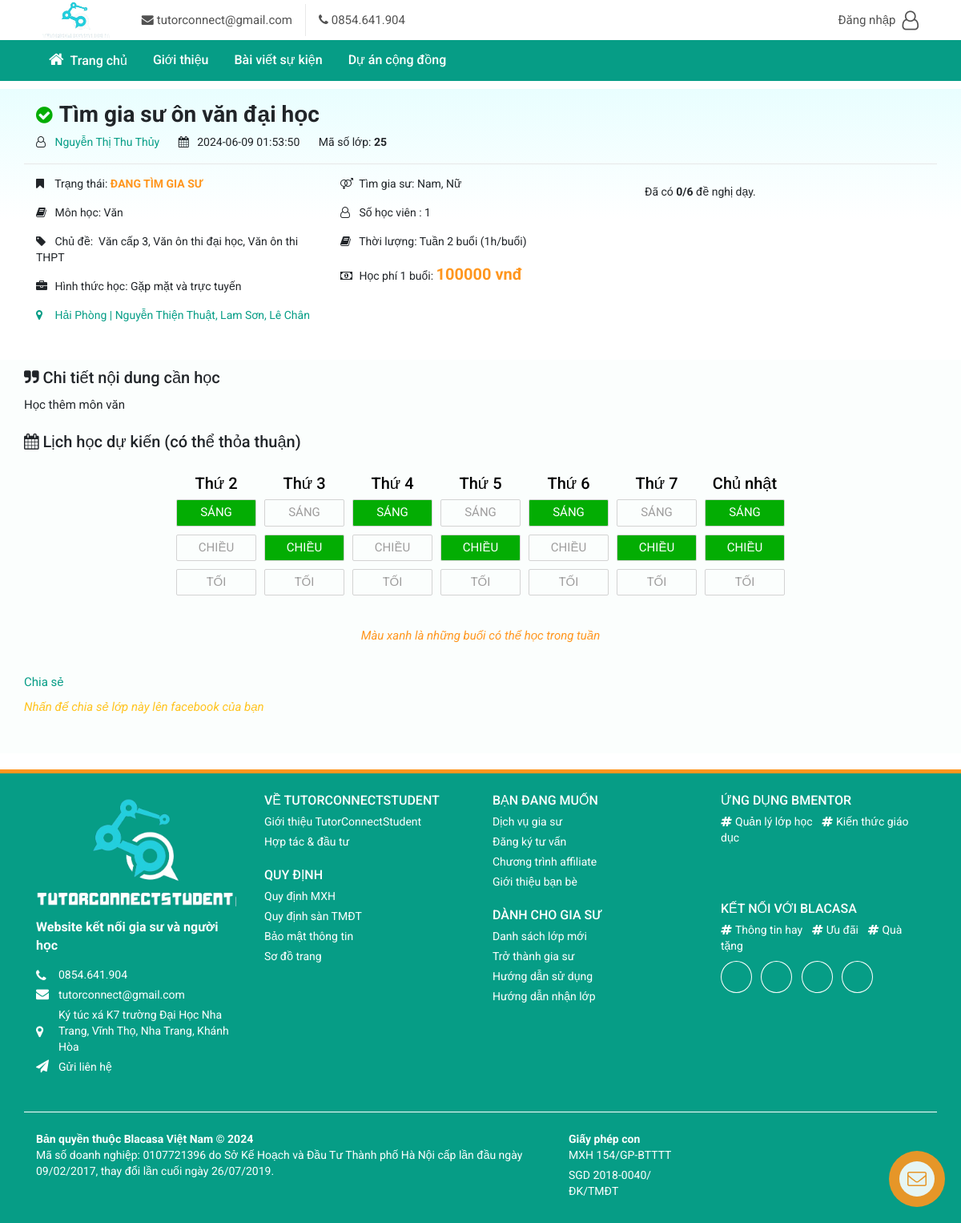
The app's page /user/pages/detail_class.php?view=25 with its own data.
### tables this page shows
CREATE TABLE `lophoc` (
  `MaLop` int(11) NOT NULL,
  `TenLop` text NOT NULL,
  `MaMH` int(11) NOT NULL,
  `MaHV` int(11) NOT NULL,
  `MaHT` int(11) NOT NULL,
  `Tinh_TP` text DEFAULT NULL,
  `Quan_Huyen` text DEFAULT NULL,
  `Xa_Phuong` text DEFAULT NULL,
  `SoGioHoc1Buoi` float NOT NULL,
  `DienThoai` text NOT NULL,
  `GioiTinhGS` smallint(6) NOT NULL,
  `SoHV` smallint(6) NOT NULL,
  `SoBuoiHoc1Tuan` tinyint(4) NOT NULL,
  `HocPhi1Buoi` double NOT NULL,
  `NoiDung` text NOT NULL,
  `DiaChiCT` text DEFAULT NULL,
  `NgayBD` date NOT NULL,
  `ThoiGianDang` datetime NOT NULL,
  `MaNV` int(11) DEFAULT NULL,
  `TenTTLop` text NOT NULL
);

CREATE TABLE `hocvien` (
  `MaHV` int(11) NOT NULL,
  `HoTen` text NOT NULL,
  `Email` text NOT NULL,
  `DienThoai` text NOT NULL,
  `Tinh_TP` text NOT NULL,
  `DiaChiCT` text DEFAULT NULL,
  `MoTa` text DEFAULT NULL,
  `GioiTinh` smallint(6) DEFAULT NULL,
  `AnhBia` text NOT NULL,
  `AnhDaiDien` text NOT NULL,
  `MaTK` int(11) NOT NULL
);

CREATE TABLE `monhoc` (
  `MaMH` int(11) NOT NULL,
  `TenMH` text NOT NULL
);

CREATE TABLE `hinhthuc` (
  `MaHT` int(11) NOT NULL,
  `TenHT` text NOT NULL
);

### user/pages/detail_class.php (the view, shortened to what the rows shown need)
<!DOCTYPE html>
<html xmlns="http://www.w3.org/1999/xhtml" class="js">
<?php
if (isset($_GET['view'])) {
    $idClass = $_GET['view'];
}
?>
<head>
    <link type="text/css" rel="stylesheet" href="../assets/css/css__9cWqptSUNYq5YedfIwh33VxtugFVWjDdEsblT8GhLKI__quUjyhSfbEukHj.css" media="all" />
    <link type="text/css" rel="stylesheet" href="../assets/css/css__YeBfmnnLsPW9W1FSg1JOZA9NPbiccyw-oG-Cb-rlqvg__MMJLVmbGFCOCQ9.css" media="all" />
    <link type="text/css" rel="stylesheet" href="../assets/css/css___wfAwuLKR7pVUkP9VbBDiP9QZAOQzH3wLcG7ZIg4SN0__LrH580BI6g282g.css" media="all" />
    <link type="text/css" rel="stylesheet" href="../assets/css/css__Ot9l09ZM71JgqUrkABNYpIf697NGNW91HhqmDQIPI2k__YtWorz7vEtwokW.css" media="all" />
    <link type="text/css" rel="stylesheet" href="../assets/css/css__zjm2aiKa_qJyEQxmjZDIpbbI9yEC7p6NkG4ZUWSwkmg__ZFpFb8wdlLmy92.css" media="all" />
</head>
<body class="html not-front not-logged-in no-sidebars page-node page-node- page-node-579 node-type-page s">
    <?php include 'header.php' ?>
    <?php
    if (isset($idClass)) {
        $sql = 'SELECT *, lophoc.DiaChiCT AS lophoc_DiaChiCT, lophoc.Tinh_TP AS lophoc_Tinh_TP, lophoc.DienThoai as DienThoai_Lop FROM lophoc
            JOIN monhoc ON monhoc.MaMH = lophoc.MaMH
            JOIN hinhthuc ON hinhthuc.MaHT = lophoc.MaHT
            JOIN hocvien ON hocvien.MaHV = lophoc.MaHV
            WHERE lophoc.MaLop = ? ';
        $stmt = $conn->prepare($sql);
        $stmt->bind_param('i', $idClass);
        $stmt->execute();
        $results = $stmt->get_result()->fetch_assoc();
        $nameClass = $results['TenLop'];
        $nameStudent = $results['HoTen'];
        $subjectNameClass = $results['TenMH'];
        $price = $results['HocPhi1Buoi'];;
        $duration = $results['SoGioHoc1Buoi'];
        $description = $results['NoiDung'];
        $timesPerWeek = $results['SoBuoiHoc1Tuan'];
        $numberStudent = $results['SoHV'];
        $timePublished = $results['ThoiGianDang'];
        $statusClass = $results['TenTTLop'];
        $teacher_sex = $results['GioiTinhGS'];
        $typeClass = $results['MaHT'];
        $nameTypeClass = $results['TenHT'];
        if ($typeClass == 1 || $typeClass == 3) {
            $cityName = $results['lophoc_Tinh_TP'];
            $districtName = $results['Quan_Huyen'];
            $wardName = $results['Xa_Phuong'];
            $detailCity = $results['lophoc_DiaChiCT'];
        }
        if ($teacher_sex == 1) {
            $sexName = "Nam";
        } else if ($teacher_sex == 0) {
            $sexName = "Nữ";
        } else {
            $sexName = "Nam, Nữ";
        }
        $sql = 'SELECT * FROM ketnoigs_hv
        WHERE MaLop = ?';
        $stmt = $conn->prepare($sql);
        $stmt->bind_param('i', $idClass);
        $stmt->execute();
        $result = $stmt->get_result();
        $numberConnect = $result->num_rows;
    }
    ?>
    <section class="header-study-group bg-gradient-blue">
        <div class="container">
            <div class="">
                <h1>
                    <?= ($statusClass == "Chưa duyệt") ? ' <i class="fa fa-question-circle" aria-hidden="true" style="font-size: 24px;color: gray;margin-right: 2px;" title="Đã xác thực thông tin">
                    </i>'
                     : ' <i class="fa fa-check-circle" aria-hidden="true" style="font-size: 24px;color: #03ad03;margin-right: 2px;" title="Đã xác thực thông tin"></i>'?>
                    <?= isset($nameClass) ? $nameClass : '' ?>
                </h1>
                <p class="name inline" style="padding-right: 20px;">
                    <i class="fa fa-user-o"></i> <a href="/nguyen-linh-khanh"><?= isset($nameStudent) ? $nameStudent : '' ?></a>
                </p>
                <p class="create inline" style="padding-right: 20px;">
                    <i class="fa fa-calendar"></i> <?= isset($timePublished) ? $timePublished : '' ?>
                </p>
                <p class="name inline">
                    Mã số lớp: <strong><?= isset($idClass) ? $idClass : '' ?></strong>
                </p>
                <div class="row" style="padding:15px 0;border-top:1px solid #e7e7e7;">
                    <div class="col-md-4 col-sm-4">
                        <p class="no-padding">
                            <i class="fa fa-bookmark"></i> Trạng thái: <span style="font-weight: bold; color: #ff961e; text-transform: uppercase;">
                                <?= isset($statusClass) ? $statusClass : '' ?></span>
                        </p>
                        <p class="no-padding"><i class="fa fa-book"></i> Môn học:&nbsp;<?= isset($subjectNameClass) ? $subjectNameClass : '' ?>
                        </p>
                        <p class="no-padding"><i class="fa fa-tag"></i> Chủ đề:&nbsp;
                            <?php
                            if (isset($idClass)) {
                                $sql = 'SELECT * FROM lophoc_chude
                                JOIN chude ON chude.MaCD = lophoc_chude.MaCD
                                 WHERE lophoc_chude.MaLop = ?';
                                $stmt = $conn->prepare($sql);
                                $stmt->bind_param('i', $idClass);
                                $stmt->execute();
                                $resultClass_Tag = $stmt->get_result();
                                $listTags = array();
                                while ($rowTag = $resultClass_Tag->fetch_assoc()) {
                                    $listTags[] = $rowTag['TenCD'];
                                }
                                echo implode(', ', $listTags);
                            }
                            ?>
                        </p>
                        <p><i class="fa fa-briefcase"></i> Hình thức học:
                            <?= isset($nameTypeClass) ? $nameTypeClass : '' ?>
                        </p>
                        <p class="no-padding" style="display: <?= ($typeClass == 1 || $typeClass == 3) ? '' : 'none' ?>;">
                            <a href="#class-map" title="Xem bản đồ vị trí lớp">
                                <i class="fa fa-map-marker"></i>
                                <?= isset($cityName) ? $cityName : '' ?> | <?= isset($detailCity) ? $detailCity : '' ?>, <?= isset($wardName) ? $wardName : '' ?>, <?= isset($districtName) ? $districtName : '' ?> </a>
                        </p>
                    </div>
                    <div class="col-md-4 col-sm-4">
                        <p><i class="fa fa-venus-mars"></i> Tìm gia sư:
                            <?= isset($sexName) ? $sexName : '' ?> </p>
                        <p><i class="fa fa-user-o"></i>
                            Số học viên : <?= isset($numberStudent) ? $numberStudent : '' ?> </p>
                        <p><i class="fa fa-book"></i>
                            Thời lượng: Tuần <?= isset($timesPerWeek) ? $timesPerWeek : '' ?> buổi (<?= isset($duration) ? $duration : '' ?>h/buổi)
                        </p>
                        <p>
                            <i class="fa fa-money"></i> Học phí 1 buổi: <span class="class-tutor-fee"><?= isset($price) ? $price : '' ?> vnđ</span>
                        </p>
                    </div>
                    <div class="col-md-4 col-sm-4">
                        <div class="header-study-group-right">
                            <p style="margin-top: 10px;">Đã có <b><?=  isset($numberConnect) ? $numberConnect : '' ?>/6</b> đề nghị dạy.
                            </p>
                        </div>
                    </div>
                </div>
            </div>
        </div>
    </section>
    <section class="study-group-sec-main-content">
        <div class="container">
            <div class="row group-study-detail">
                <div class="gblock-v2 detail-content">
                    <div class="text">
                        <h3 style="margin-bottom: 1%;"><i class="fa fa-quote-right" aria-hidden="true"></i> Chi tiết nội dung cần học</h3>
                        <?= isset($description) ? $description : '' ?>
                    </div>
                    <div class="calender">
                        <div class="list-categories">
                        </div>
                    </div>
                    <div class="nav-menu-top-right" style="width: 100%;margin-top: 20px;">
                        <div class="fb-share-button" style="padding-top:1px;margin-bottom: 10px;" data-href="http://www.blacasa.vn/class/lop-tro-ly-hoc-tap-mon-tieng-anh-len-lop-7-nguyen-duc-canh-10604" data-layout="button" data-size="large" data-mobile-iframe="false">
                        </div>
                        <p style="font-style: italic;color: #ffc31e">Nhấn để chia sẻ lớp này lên facebook của bạn</p>
                    </div>
                </div>
            </div>
        </div>
    </section>
    <?php include 'footer.php' ?>
</body>
</html>

### records on screen
lophoc: TenLop "Tìm gia sư ôn văn đại học", MaHV.HoTen "Nguyễn Thị Thu Thủy", ThoiGianDang "2024-06-09 01:53:50", TenTTLop "ĐANG TÌM GIA SƯ", MaMH.TenMH "Văn", MaHT.TenHT "Gặp mặt và trực tuyến", Tinh_TP "Hải Phòng", DiaChiCT "Nguyễn Thiện Thuật", Xa_Phuong "Lam Sơn", Quan_Huyen "Lê Chân", GioiTinhGS "Nam, Nữ", SoHV "1", SoBuoiHoc1Tuan "2", SoGioHoc1Buoi "1", HocPhi1Buoi "100000", MaHV.GioiTinh "0", NoiDung "Học thêm môn văn"

### other values on screen
$idClass "25"
implode(', ', $listTags) "Văn cấp 3, Văn ôn thi đại học, Văn ôn thi THPT"
